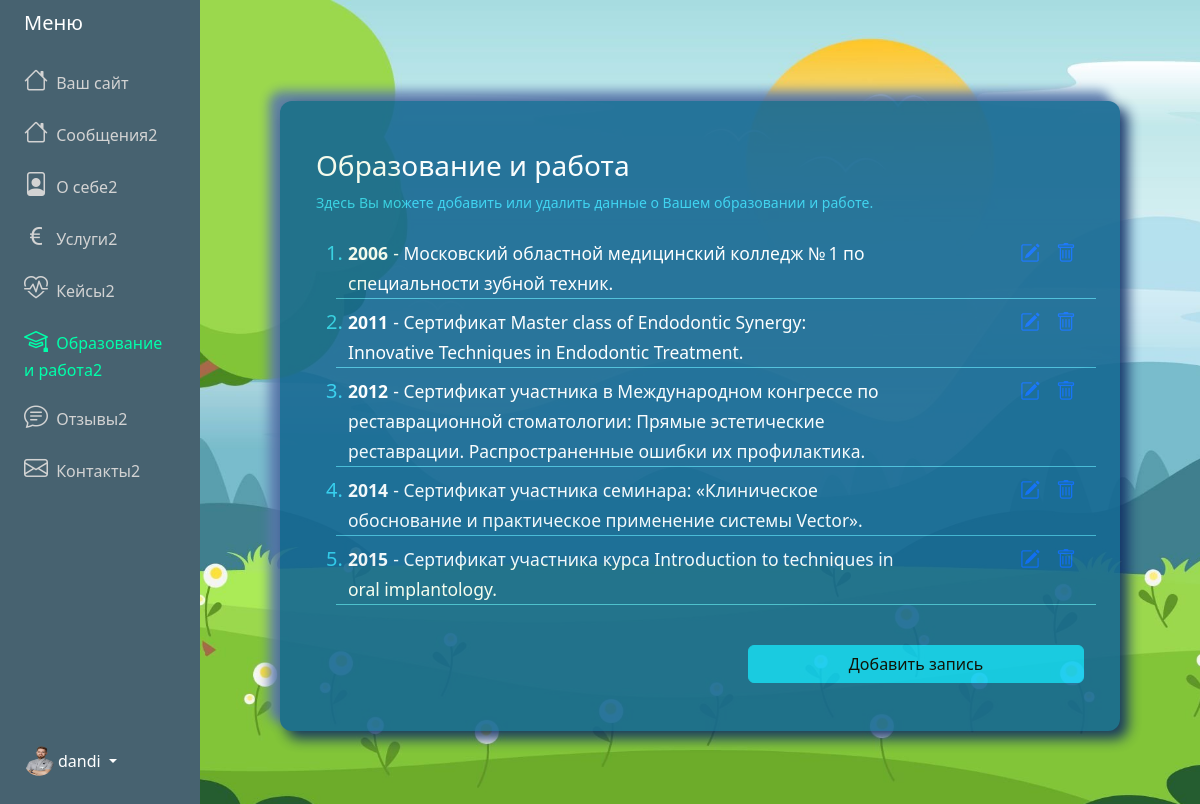
/adminPanel/ed_and_work/ (signed in), run on the app's committed database.
### adminPanel/models.py (models this page shows, shortened)
class Menu (models.Model):
    user = models.OneToOneField(User, on_delete=models.CASCADE)
    messages = models.CharField('Сообщения', max_length=100, default="Сообщения")
    about = models.CharField('О себе', max_length=100, default="О себе")
    services = models.CharField('Услуги', max_length=100, default="Услуги")
    cases = models.CharField('Кейсы', max_length=100, default="Кейсы")
    ed_and_work = models.CharField('Образование и работа', max_length=100, default="Образование и работа")
    feedbacks = models.CharField('Отзывы', max_length=100, default="Отзывы")
    contacts = models.CharField('Контакты', max_length=100, default="Контакты")

class About(models.Model):
    user = models.OneToOneField(User, on_delete=models.CASCADE)
    profession = models.CharField(max_length=200)
    slogan = models.TextField(null=True, blank=True)
    main_foto = models.ImageField(
        default="avatar.jpg",
        upload_to="About_main_foto"
    )

class Ed_and_work(models.Model):
    year = models.IntegerField("Год", default=current_year)
    desc = models.TextField(null=False, blank=False)
    diplom_img = models.ImageField(upload_to="Ed_and_work_img", null=True, blank=True)
    user = models.ForeignKey(User, on_delete=models.CASCADE)

### adminPanel/views.py (the view)
# urls.py: path('adminPanel/ed_and_work/', MyEdAndWorkView.as_view(), name="ed-and-work"),
class MyEdAndWorkView(LoginRequiredMixin,ListView):
    model = Ed_and_work
    template_name = "adminPanel/ed-and-work.html"
    context_object_name = "posts"
    def get_context_data(self, **kwargs):
        context = super().get_context_data(**kwargs)
        context['title'] = 'Образование и работа'
        context['posts'] = context['posts'].filter(user=self.request.user).order_by('year')
        context['active'] = 'ed_and_work'
        context['menu'] = request_menu(self.request)
        return context

### adminPanel/views.py (called while the page is built)
def request_menu(request):
    user_id = request.user.id  # Получаем id текущего пользователя
    menu = Menu.objects.filter(user_id=user_id).first()  # Используем user_id для фильтрации
    return menu

### adminPanel/templates/adminPanel/ed-and-work.html (shortened to what this page needs)
{% extends "adminPanel/base.html" %}
{% block content %}
<div class="container vh-100 d-flex align-items-center">
    <div id="innerPage">
        <div class="row align-items-center justify-content-center">
            <div class="col-12 text-white px-5 pt-5">
                <div class="lead">
                    <h3>Образование и работа</h3>
                    <p class="fs-6 mb-4">
                        <small class="label-color">Здесь Вы можете добавить или удалить данные о Вашем образовании и
                            работе.</small>
                    </p>
                </div>
                {% if posts %}
                <ol class="categories">
                    {% for post in posts %}
                    <li class="label-color fs-5">
                        <div class="row mt-2" style="border-bottom: 1px solid #45bdd9;">
                            <div class="col-9">
                                <a href="{% url 'update-post-ed-and-work' post.id %}" style="text-decoration: none;color: #ffffff;">
                                    <small style="font-weight: bold;">{{ post.year }}</small>
                                    <small> - {{ post.desc }}</small>
                                </a>
                            </div>
                            <div class="task-controls col-3 card-text d-flex">
                                <a class="edit px-2 ms-auto" href="{% url 'update-post-ed-and-work' post.id %}">
                                    <i class="bi bi-pencil-square"></i></a>
                                <a class="edit px-2" href="{% url 'delete-post-ed-and-work' post.id %}"><i class="bi bi-trash"></i></a>
                            </div>
                        </div>
                    </li>
                    {%endfor%}
                </ol>
                {% else %}
                <p class="text-center"> Список пуст!
                    <a href="{% url 'create-post-ed-and-work' %}">Добавить запись</a>
                </p>
                {% endif %}
            </div>
        </div>
        <div class="row align-items-center justify-content-center">
            <div class="col-sm-6 col-xs-12 d-sm-block  px-5 pb-5">
                <a href="{% url 'create-post-ed-and-work' %}" class="btn btn-info mt-4 w-100"
                    id="ed-and-work-brn">Добавить запись</a>
            </div>
        </div>
    </div>
</div>
{% endblock content %}

### adminPanel/templates/adminPanel/base.html (shortened to what this page needs)
{% load static %}
<!DOCTYPE html>
<html lang="en">
<head>
    <link href="https://cdn.jsdelivr.net/npm/bootstrap@5.3.3/dist/css/bootstrap.min.css" rel="stylesheet"
>
    <link rel="stylesheet"
        href="https://cdnjs.cloudflare.com/ajax/libs/bootstrap-icons/1.8.1/font/bootstrap-icons.min.css">
    <link rel="stylesheet" href="{% static 'css/styles.css'%}">
</head>
<body class="admin-panel-body">
    <div class="container-fluid">
        <div class="row flex-nowrap">
            <div class="col-auto col-md-3 col-xl-2 px-sm-2 px-0 menu-bg-custom">
                <div class="d-flex flex-column align-items-center align-items-sm-start px-3 pt-2 text-white min-vh-100">
                    <a href="/"
                        class="d-flex align-items-center pb-3 mb-md-0 me-md-auto text-white text-decoration-none">
                        <span class="fs-5 d-none d-sm-inline">Меню</span>
                    </a>
                    <ul class="nav text-light flex-column mb-sm-auto mb-0 align-items-center align-items-sm-start"
                        id="menu">
                        <li>
                            <a href="{% url 'home' %}" class="nav-link align-middle px-0 admin-menu-text {%if active == 'home' %} active {% endif %}">
                                <i class="fs-4 bi-house"></i> <span class="ms-1 d-none d-sm-inline">Ваш сайт</span>
                            </a>
                        </li>
                        <li>
                            <a href="{% url 'messages' %}" class="nav-link align-middle px-0 admin-menu-text {%if active == 'messages' %} active {% endif %}">
                                <i class="fs-4 bi-house"></i> <span class="ms-1 d-none d-sm-inline">{% if menu.messages %} {{ menu.messages }} {% else %}Сообщения {% endif %}</span>
                            </a>
                        </li>
                        <li>
                            <a href="{% url 'about' %}" class="nav-link align-middle px-0 admin-menu-text {%if active == 'about' %} active {% endif %}">
                                <i class="fs-4 bi-file-person"></i> <span class="ms-1 d-none d-sm-inline">{% if menu.about %} {{ menu.about }} {% else %} О себе {% endif %}</span>
                            </a>
                        </li>
                        <li>
                            <a href="{% url 'services' %}" class="nav-link px-0 align-middle admin-menu-text {%if active == 'services' %} active {% endif %}">
                                <i class="fs-4 bi-currency-euro"></i> <span class="ms-1 d-none d-sm-inline">{% if menu.services %} {{ menu.services }} {% else %} Услуги {% endif %}</span></a>
                        </li>
                        <li>
                            <a href="{% url 'cases' %}" class="nav-link px-0 align-middle admin-menu-text {%if active == 'cases' %} active {% endif %}">
                                <i class="fs-4 bi-heart-pulse"></i> <span class="ms-1 d-none d-sm-inline">{% if menu.cases %} {{ menu.cases }} {% else %} Кейсы {% endif %}</span></a>
                        </li>
                        <li>
                            <a href="{% url 'ed-and-work' %}" class="nav-link px-0 align-middl admin-menu-text {%if active == 'ed_and_work' %} active {% endif %}">
                                <i class="fs-4 bi-mortarboard"></i> <span class="ms-1 d-none d-sm-inline">{% if menu.ed_and_work %} {{ menu.ed_and_work }} {% else %} Образование и работа {% endif %}</span></a>
                        </li>
                        <li>
                            <a href="{% url 'feedbacks' %}" class="nav-link px-0 align-middle admin-menu-text {%if active == 'feedbacks' %} active {% endif %}">
                                <i class="fs-4 bi-chat-text"></i> <span class="ms-1 d-none d-sm-inline">{% if menu.feedbacks %} {{ menu.feedbacks }} {% else %} Отзывы {% endif %}</span>
                            </a>
                        </li>
                        <li>
                            <a href="#" class="nav-link px-0 align-middle admin-menu-text">
                                <i class="fs-4 bi-envelope"></i> <span class="ms-1 d-none d-sm-inline">{% if menu.contacts %} {{ menu.contacts }} {% else %} Контакты {% endif %}</span>
                            </a>
                        </li>
                    </ul>
                    <div class="dropdown pb-4">
                        <a href="#"
                            class="d-flex align-items-center text-white text-decoration-none dropdown-toggle {% if current_path == home_url %}active{% endif %}"
                            id="dropdownUser1" data-bs-toggle="dropdown" aria-expanded="false">
                            <img src="{{ user.about.main_foto.url }}" alt="logo" width="30" height="30"
                                class="rounded-circle">
                            <span class="d-none d-sm-inline mx-1">{{user.username}}</span>
                        </a>
                    </div>
                </div>
            </div>
            <div class="col py-3">
                {% block content %}
                {% endblock content %}
            </div>
        </div>
    </div>
</body>
</html>

### static/css/styles.css (style rules this page uses)
:root { --color-primary: #ee394c; --color-secondary: #86b7fe; --color-light: #f2f2f2; --color-gray: #ced4da; --color-dark: #212121; --color-white: #ffffff; --color-error: #e2442f; --color-warning: #ffc900; --color-info: #02a2b9; --color-success: #1ba345; --color-input: #00d1b2; --border-radius: 5px; }
#innerPage { width:100%; max-width:840px; margin : 0 auto; border-radius: 12px; background: #156892; box-shadow: 7px 7px 13px 1px #0f2d64, -10px -9px 11px 1px #5b79ad; opacity: 0.9; }
.menu-bg-custom { background-color: #476270; }
.admin-menu-text { color: lightgray; }
.admin-menu-text.active { color: #0fa !important; }
.label-color { color:#31d2f2; }

### adminPanel/templates/adminPanel/ed-and-work.html (style rules this page uses)
.admin-panel-body { background-image: url('/media/fon-admin-about.jpg'); background-repeat: no-repeat; background-size: cover; background-position: center; }

### data on the page
Menu: messages "Сообщения2", about "О себе2", services "Услуги2", cases "Кейсы2", ed_and_work "Образование и работа2", feedbacks "Отзывы2", contacts "Контакты2"
Ed_and_work: year "2006", desc "Московский областной медицинский колледж № 1 по специальности зубной техник."
Ed_and_work: year "2011", desc "Сертификат Master class of Endodontic Synergy: Innovative Techniques in Endodontic Treatment."
Ed_and_work: year "2012", desc "Сертификат участника в Международном конгрессе по реставрационной стоматологии: Прямые эстетические реставрации. Распространенные ошибки их профилактика."
Ed_and_work: year "2014", desc "Сертификат участника семинара: «Клиническое обоснование и практическое применение системы Vector»."
Ed_and_work: year "2015", desc "Сертификат участника курса Introduction to techniques in oral implantology."

### other printed values
{{ user.username }} "dandi"
